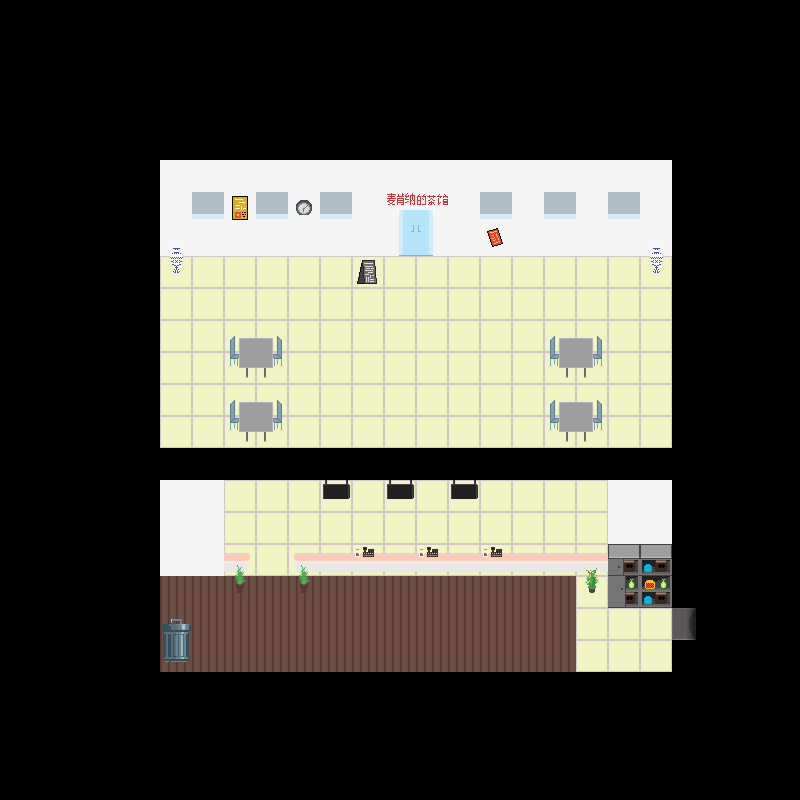

The image is a tile-based game level rendered from a .tmx file. Its description and source (layers, tilesets, objects; grid data summarised) follow:
An orthogonal 25x25 tile map with 32x32 px tiles, 5 tile layers (backgroundLayer, wallLayer, objectLayer, objectAboveLayer, ...), 7 tilesets and 1 object.

<map version="1.2" tiledversion="1.2.3" orientation="orthogonal" renderorder="right-down" width="25" height="25" tilewidth="32" tileheight="32" infinite="0" nextlayerid="7" nextobjectid="3">
 <tileset firstgid="1" name="floor1tiles" tilewidth="32" tileheight="32" tilecount="81" columns="9">
  <image source="../../assets/Floor 1/Floors/f1spritesheet.png" width="288" height="288" />
  <tile id="21">
   <properties>
    <property name="door" value="down" />
   </properties>
  </tile>
  <tile id="22">
   <properties>
    <property name="door" value="left" />
   </properties>
  </tile>
  <tile id="23">
   <properties>
    <property name="door" value="right" />
   </properties>
  </tile>
  <tile id="24">
   <properties>
    <property name="door" value="up" />
   </properties>
  </tile>
 </tileset>
 <tileset firstgid="82" name="overworldTiles" tilewidth="32" tileheight="32" tilecount="20" columns="5">
  <image source="../../assets/Overworld/overworldSpriteSheet.png" width="160" height="128" />
 </tileset>
 <tileset firstgid="102" name="objects" tilewidth="32" tileheight="32" tilecount="20" columns="4">
  <image source="../../assets/Floor 1/Floors/objspritesheet.png" width="128" height="160" />
 </tileset>
 <tileset firstgid="122" name="backSpriteSheet" tilewidth="32" tileheight="32" tilecount="36" columns="6">
  <image source="../../assets/Overworld/backSpriteSheet.png" width="192" height="192" />
 </tileset>
 <tileset firstgid="158" name="f2objs" tilewidth="32" tileheight="32" tilecount="16" columns="4">
  <image source="../../assets/Floor 2/objspritesheet.png" width="128" height="128" />
 </tileset>
 <tileset firstgid="174" name="f2tiles" tilewidth="32" tileheight="32" tilecount="56" columns="8">
  <image source="../../assets/Floor 2/f2spritesheet.png" width="256" height="224" />
 </tileset>
 <tileset firstgid="230" name="mainSpriteSheet" tilewidth="32" tileheight="32" tilecount="16" columns="4">
  <image source="../../assets/Overworld/mainSpriteSheet.png" width="128" height="128" />
 </tileset>
 <layer id="1" name="backgroundLayer" width="25" height="25">
  <data>[625 cells, 625 non-empty, 4 distinct tile ids]</data>
 </layer>
 <layer id="2" name="wallLayer" width="25" height="25">
  <data>[625 cells, 132 non-empty, 13 distinct tile ids]</data>
 </layer>
 <layer id="4" name="objectLayer" width="25" height="25">
  <data>[625 cells, 34 non-empty, 16 distinct tile ids]</data>
 </layer>
 <layer id="5" name="objectAboveLayer" width="25" height="25">
  <data>[625 cells, 1 non-empty, 1 distinct tile ids]</data>
 </layer>
 <objectgroup id="6" name="doorLayer">
  <object id="2" gid="101" x="672" y="640" width="32" height="32">
   <properties>
    <property name="door" value="right" />
   </properties>
  </object>
 </objectgroup>
 <layer id="3" name="aboveLayer" width="25" height="25">
  <data>[625 cells, 27 non-empty, 3 distinct tile ids]</data>
 </layer>
</map>
